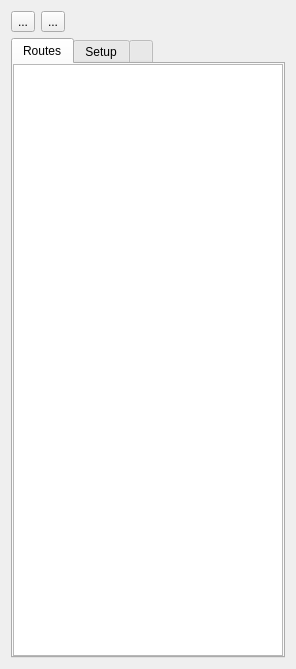
<?xml version="1.0" encoding="UTF-8"?>
<ui version="4.0">
 <class>IRouteToolWidget</class>
 <widget class="QWidget" name="IRouteToolWidget">
  <property name="geometry">
   <rect>
    <x>0</x>
    <y>0</y>
    <width>296</width>
    <height>669</height>
   </rect>
  </property>
  <layout class="QVBoxLayout" name="verticalLayout_2">
   <item>
    <layout class="QHBoxLayout" name="horizontalLayout">
     <item>
      <widget class="QToolButton" name="toolSortAlpha">
       <property name="text">
        <string>...</string>
       </property>
       <property name="checkable">
        <bool>true</bool>
       </property>
       <property name="autoExclusive">
        <bool>true</bool>
       </property>
      </widget>
     </item>
     <item>
      <widget class="QToolButton" name="toolSortTime">
       <property name="text">
        <string>...</string>
       </property>
       <property name="checkable">
        <bool>true</bool>
       </property>
       <property name="autoExclusive">
        <bool>true</bool>
       </property>
      </widget>
     </item>
     <item>
      <spacer name="horizontalSpacer">
       <property name="orientation">
        <enum>Qt::Horizontal</enum>
       </property>
       <property name="sizeHint" stdset="0">
        <size>
         <width>40</width>
         <height>20</height>
        </size>
       </property>
      </spacer>
     </item>
    </layout>
   </item>
   <item>
    <widget class="QTabWidget" name="tabWidget">
     <property name="currentIndex">
      <number>0</number>
     </property>
     <widget class="QWidget" name="tab">
      <attribute name="title">
       <string>Routes</string>
      </attribute>
      <layout class="QVBoxLayout" name="verticalLayout">
       <property name="spacing">
        <number>0</number>
       </property>
       <property name="margin">
        <number>0</number>
       </property>
       <item>
        <widget class="QListWidget" name="listRoutes">
         <property name="contextMenuPolicy">
          <enum>Qt::CustomContextMenu</enum>
         </property>
         <property name="selectionMode">
          <enum>QAbstractItemView::ExtendedSelection</enum>
         </property>
         <property name="iconSize">
          <size>
           <width>16</width>
           <height>16</height>
          </size>
         </property>
        </widget>
       </item>
      </layout>
     </widget>
     <widget class="QWidget" name="tab_2">
      <attribute name="title">
       <string>Setup</string>
      </attribute>
      <layout class="QVBoxLayout" name="verticalLayout_3">
       <item>
        <widget class="QComboBox" name="comboService"/>
       </item>
       <item>
        <widget class="QComboBox" name="comboPreference"/>
       </item>
       <item>
        <widget class="QCheckBox" name="checkAvoidHighways">
         <property name="text">
          <string>Avoid highways</string>
         </property>
        </widget>
       </item>
       <item>
        <widget class="QCheckBox" name="checkAvoidTollways">
         <property name="text">
          <string>Avoid tollways</string>
         </property>
        </widget>
       </item>
       <item>
        <widget class="QComboBox" name="comboLanguage"/>
       </item>
       <item>
        <spacer name="verticalSpacer">
         <property name="orientation">
          <enum>Qt::Vertical</enum>
         </property>
         <property name="sizeHint" stdset="0">
          <size>
           <width>20</width>
           <height>463</height>
          </size>
         </property>
        </spacer>
       </item>
      </layout>
     </widget>
     <widget class="QWidget" name="tab_3">
      <attribute name="title">
       <string/>
      </attribute>
      <layout class="QVBoxLayout" name="verticalLayout_4">
       <item>
        <widget class="QTextEdit" name="textEdit">
         <property name="readOnly">
          <bool>true</bool>
         </property>
         <property name="html">
          <string>&lt;!DOCTYPE HTML PUBLIC &quot;-//W3C//DTD HTML 4.0//EN&quot; &quot;http://www.w3.org/TR/REC-html40/strict.dtd&quot;&gt;
&lt;html&gt;&lt;head&gt;&lt;meta name=&quot;qrichtext&quot; content=&quot;1&quot; /&gt;&lt;style type=&quot;text/css&quot;&gt;
p, li { white-space: pre-wrap; }
&lt;/style&gt;&lt;/head&gt;&lt;body style=&quot; font-family:'DejaVu Sans'; font-size:10pt; font-weight:400; font-style:normal;&quot;&gt;
&lt;table border=&quot;0&quot; style=&quot;-qt-table-type: root; margin-top:4px; margin-bottom:4px; margin-left:4px; margin-right:4px;&quot;&gt;
&lt;tr&gt;
&lt;td style=&quot;border: none;&quot;&gt;
&lt;p align=&quot;justify&quot; style=&quot; margin-top:0px; margin-bottom:0px; margin-left:0px; margin-right:0px; -qt-block-indent:0; text-indent:0px;&quot;&gt;&lt;span style=&quot; font-family:'Sans Serif'; font-size:9pt;&quot;&gt;How to add a route?&lt;/span&gt;&lt;/p&gt;
&lt;p align=&quot;justify&quot; style=&quot;-qt-paragraph-type:empty; margin-top:0px; margin-bottom:0px; margin-left:0px; margin-right:0px; -qt-block-indent:0; text-indent:0px; font-family:'Sans Serif'; font-size:9pt;&quot;&gt;&lt;/p&gt;
&lt;p align=&quot;justify&quot; style=&quot; margin-top:0px; margin-bottom:0px; margin-left:0px; margin-right:0px; -qt-block-indent:0; text-indent:0px;&quot;&gt;&lt;span style=&quot; font-family:'Sans Serif'; font-size:9pt;&quot;&gt;Routes can be created from waypoints or distance polylines. &lt;/span&gt;&lt;/p&gt;
&lt;p align=&quot;justify&quot; style=&quot;-qt-paragraph-type:empty; margin-top:0px; margin-bottom:0px; margin-left:0px; margin-right:0px; -qt-block-indent:0; text-indent:0px; font-family:'Sans Serif'; font-size:9pt;&quot;&gt;&lt;/p&gt;
&lt;p align=&quot;justify&quot; style=&quot; margin-top:0px; margin-bottom:0px; margin-left:0px; margin-right:0px; -qt-block-indent:0; text-indent:0px;&quot;&gt;&lt;span style=&quot; font-family:'Sans Serif'; font-size:9pt;&quot;&gt;To create a route from waypoints you have to select at least two waypoints in the waypoint tool view. After you made your selection you summon the menu by a right mouse button click and select &amp;quot;Make Route&amp;quot;. &lt;/span&gt;&lt;/p&gt;
&lt;p align=&quot;justify&quot; style=&quot;-qt-paragraph-type:empty; margin-top:0px; margin-bottom:0px; margin-left:0px; margin-right:0px; -qt-block-indent:0; text-indent:0px; font-family:'Sans Serif'; font-size:9pt;&quot;&gt;&lt;/p&gt;
&lt;p align=&quot;justify&quot; style=&quot; margin-top:0px; margin-bottom:0px; margin-left:0px; margin-right:0px; -qt-block-indent:0; text-indent:0px;&quot;&gt;&lt;span style=&quot; font-family:'Sans Serif'; font-size:9pt;&quot;&gt;To create a route from a distance polyline you select the line and summon the menu by a right mouse button click and select &amp;quot;Make Route&amp;quot;.&lt;/span&gt;&lt;/p&gt;
&lt;p align=&quot;justify&quot; style=&quot;-qt-paragraph-type:empty; margin-top:0px; margin-bottom:0px; margin-left:0px; margin-right:0px; -qt-block-indent:0; text-indent:0px; font-family:'Sans Serif'; font-size:9pt;&quot;&gt;&lt;/p&gt;
&lt;p align=&quot;justify&quot; style=&quot; margin-top:0px; margin-bottom:0px; margin-left:0px; margin-right:0px; -qt-block-indent:0; text-indent:0px;&quot;&gt;&lt;span style=&quot; font-family:'Sans Serif'; font-size:9pt;&quot;&gt;In the &amp;quot;Setup&amp;quot; tab you can select settings for auto routing. To calculate a secondary, autorouted route to your primary route definition you  summon the menu by a right mouse button click and select &amp;quot;Calc. route&amp;quot;.&lt;/span&gt;&lt;/p&gt;&lt;/td&gt;&lt;/tr&gt;&lt;/table&gt;&lt;/body&gt;&lt;/html&gt;</string>
         </property>
        </widget>
       </item>
      </layout>
     </widget>
    </widget>
   </item>
  </layout>
 </widget>
 <resources/>
 <connections/>
</ui>
